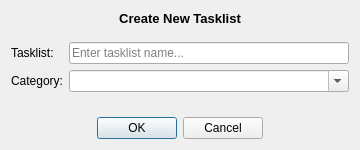
<?xml version="1.0" encoding="UTF-8"?>
<ui version="4.0">
 <class>Tasklists_CreateTasklist</class>
 <widget class="QDialog" name="Tasklists_CreateTasklist">
  <property name="geometry">
   <rect>
    <x>0</x>
    <y>0</y>
    <width>360</width>
    <height>150</height>
   </rect>
  </property>
  <property name="minimumSize">
   <size>
    <width>360</width>
    <height>150</height>
   </size>
  </property>
  <property name="maximumSize">
   <size>
    <width>360</width>
    <height>151</height>
   </size>
  </property>
  <property name="windowTitle">
   <string>Create New Tasklist</string>
  </property>
  <property name="modal">
   <bool>true</bool>
  </property>
  <layout class="QVBoxLayout" name="verticalLayout">
   <item>
    <widget class="QLabel" name="label_Title">
     <property name="font">
      <font>
       <pointsize>10</pointsize>
       <bold>true</bold>
      </font>
     </property>
     <property name="text">
      <string>Create New Tasklist</string>
     </property>
     <property name="alignment">
      <set>Qt::AlignCenter</set>
     </property>
    </widget>
   </item>
   <item>
    <spacer name="verticalSpacer_Top">
     <property name="orientation">
      <enum>Qt::Vertical</enum>
     </property>
     <property name="sizeType">
      <enum>QSizePolicy::Fixed</enum>
     </property>
     <property name="sizeHint" stdset="0">
      <size>
       <width>20</width>
       <height>10</height>
      </size>
     </property>
    </spacer>
   </item>
   <item>
    <layout class="QFormLayout" name="formLayout">
     <item row="0" column="0">
      <widget class="QLabel" name="label_Name">
       <property name="text">
        <string>Tasklist:</string>
       </property>
      </widget>
     </item>
     <item row="0" column="1">
      <widget class="QLineEdit" name="lineEdit_TasklistName">
       <property name="placeholderText">
        <string>Enter tasklist name...</string>
       </property>
      </widget>
     </item>
     <item row="1" column="0">
      <widget class="QLabel" name="label_Category">
       <property name="text">
        <string>Category:</string>
       </property>
      </widget>
     </item>
     <item row="1" column="1">
      <widget class="QComboBox" name="comboBox_Category">
       <property name="editable">
        <bool>true</bool>
       </property>
       <property name="insertPolicy">
        <enum>QComboBox::InsertAtTop</enum>
       </property>
       <property name="sizeAdjustPolicy">
        <enum>QComboBox::AdjustToContents</enum>
       </property>
       <property name="placeholderText">
        <string>Select or create category...</string>
       </property>
      </widget>
     </item>
    </layout>
   </item>
   <item>
    <spacer name="verticalSpacer_Bottom">
     <property name="orientation">
      <enum>Qt::Vertical</enum>
     </property>
     <property name="sizeHint" stdset="0">
      <size>
       <width>20</width>
       <height>40</height>
      </size>
     </property>
    </spacer>
   </item>
   <item>
    <layout class="QHBoxLayout" name="horizontalLayout">
     <item>
      <spacer name="horizontalSpacer">
       <property name="orientation">
        <enum>Qt::Horizontal</enum>
       </property>
       <property name="sizeHint" stdset="0">
        <size>
         <width>40</width>
         <height>20</height>
        </size>
       </property>
      </spacer>
     </item>
     <item>
      <widget class="QDialogButtonBox" name="buttonBox">
       <property name="orientation">
        <enum>Qt::Horizontal</enum>
       </property>
       <property name="standardButtons">
        <set>QDialogButtonBox::Cancel|QDialogButtonBox::Ok</set>
       </property>
      </widget>
     </item>
     <item>
      <spacer name="horizontalSpacer_2">
       <property name="orientation">
        <enum>Qt::Horizontal</enum>
       </property>
       <property name="sizeHint" stdset="0">
        <size>
         <width>40</width>
         <height>20</height>
        </size>
       </property>
      </spacer>
     </item>
    </layout>
   </item>
  </layout>
 </widget>
 <resources/>
 <connections>
  <connection>
   <sender>buttonBox</sender>
   <signal>accepted()</signal>
   <receiver>Tasklists_CreateTasklist</receiver>
   <slot>accept()</slot>
   <hints>
    <hint type="sourcelabel">
     <x>248</x>
     <y>254</y>
    </hint>
    <hint type="destinationlabel">
     <x>157</x>
     <y>274</y>
    </hint>
   </hints>
  </connection>
  <connection>
   <sender>buttonBox</sender>
   <signal>rejected()</signal>
   <receiver>Tasklists_CreateTasklist</receiver>
   <slot>reject()</slot>
   <hints>
    <hint type="sourcelabel">
     <x>316</x>
     <y>260</y>
    </hint>
    <hint type="destinationlabel">
     <x>286</x>
     <y>274</y>
    </hint>
   </hints>
  </connection>
 </connections>
</ui>
